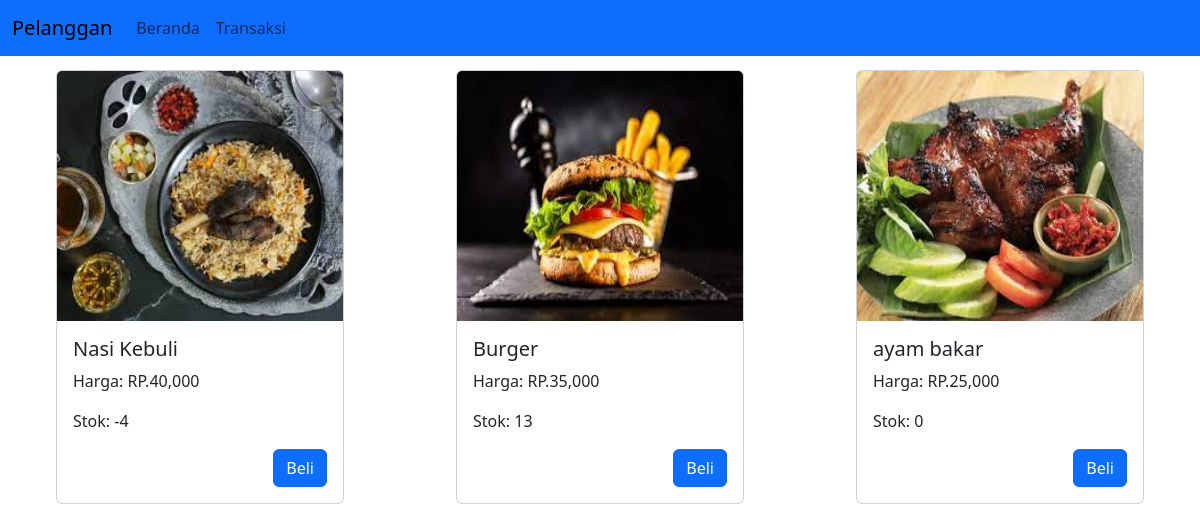
The page /pilih-menu.php on the database its author committed.
### tables this page shows
CREATE TABLE `kasir_produk` (
  `produkID` int(11) NOT NULL,
  `nama_produk` varchar(255) NOT NULL,
  `harga` decimal(10,2) NOT NULL,
  `stok` int(11) NOT NULL,
  `Foto` varchar(255) DEFAULT NULL,
  `Terjual` int(11) NOT NULL
);

### pilih-menu.php (the view, shortened to what this page needs)
<?php
include("koneksi/koneksi.php");
include("header.php");
?>
<body>
    <nav class="navbar navbar-expand-lg navbar-primary bg-primary fixed-top">
        <div class="container-fluid">
            <a class="navbar-brand" href="#">Pelanggan</a>
            <div class="navbar-collapse">
                <ul class="navbar-nav">
                    <li class="nav-item">
                        <a class="nav-link" href="pilih-menu.php">Beranda</a>
                    </li>
                    <li class="nav-item">
                        <a class="nav-link" href="transaksi.php">Transaksi</a>
                    </li>
                </ul>
            </div>
        </div>
    </nav>
    <div class="main-content">
        <div class="card-container">
            <?php
            $sql = $koneksi->query("SELECT * FROM kasir_produk");
            while ($data= $sql->fetch_assoc()) {
                ?>
                <div class='card' style='width: 18rem; margin: 10px;'>
                    <?php echo "<img class='card-img-top' src='foto/" . $data['Foto'] . "' width='230' height='250'>" ?>
                    <div class='card-body'>
                        <h5 class='card-title'><?php echo $data['nama_produk']?></h5>
                        <p class='card-text'>Harga: RP.<?php echo number_format($data['harga']) ?></p>
                        <p class='card-text'>Stok: <?php echo $data['stok']?></p>
                        <a href='transaksi.php' class='btn btn-md btn-primary float-end'>Beli</a>
                    </div>
                </div>
                <?php
            }
            ?>
        </div>
    </div>
</body>

### header.php (shortened to what this page needs)
<!DOCTYPE html>
<html>
<head>
    <link href="bootstrap-5.3.2-dist/css/bootstrap.min.css" rel="stylesheet">
</head>

### pilih-menu.php (style rules this page uses)
.main-content { margin-top: 60px; }
.card-container { display: flex; flex-wrap: wrap; justify-content: space-around; }
.card { margin-bottom: 20px; }

### rows shown on the page
kasir_produk: Foto (picture), nama_produk "Nasi Kebuli", harga "40,000", stok "-4"
kasir_produk: Foto (picture), nama_produk "Burger", harga "35,000", stok "13"
kasir_produk: Foto (picture), nama_produk "ayam bakar", harga "25,000", stok "0"
